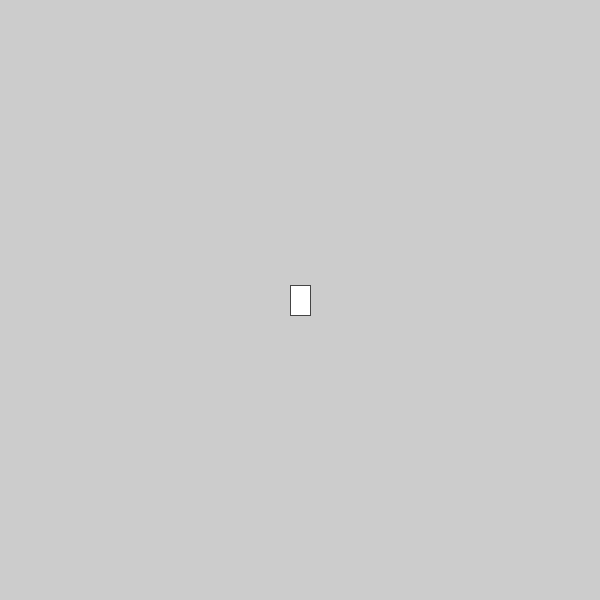
Frame 1 (no input)
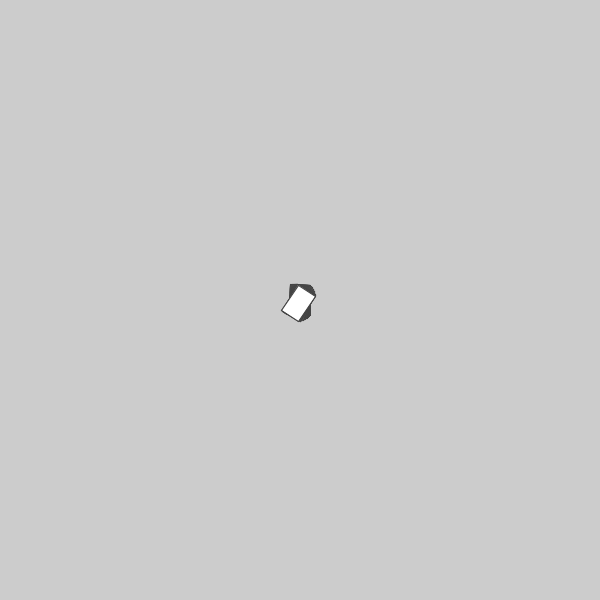
Frame 60 (the mouse pressed at the canvas centre just before this capture)
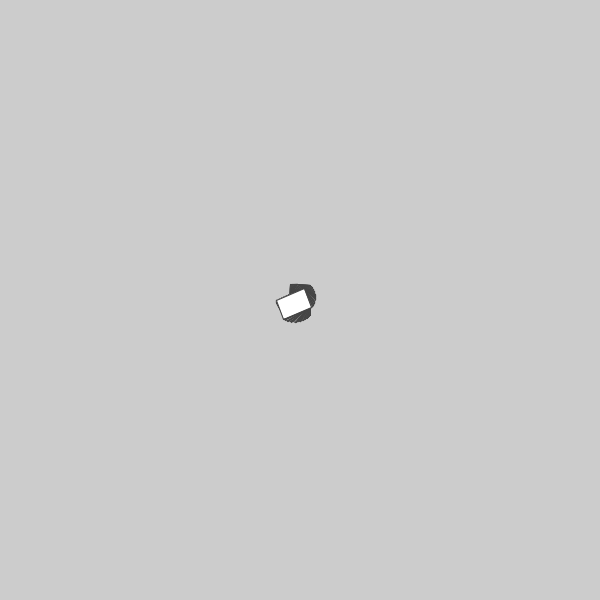
Frame 120 (the mouse held since frame 60 and released just before this capture)

The Processing sketch that drew these frames (run headless with seeded random() and noise(); from frame 60 on, the mouse is pressed at the canvas centre):

// Processing sketch: processing_126653
// ── processing_126653.pde

float i = 0;
float a = 1; // A variable para separacion del eje x, entre mas aumenta mas se separa
float h = 6; // H variable para separacion del eje Y, entre mas aumenta mas se separa

void setup() {
size(600,600);
frameRate(300);
smooth();
}


void draw() {
  

translate(width/2,height/2);
rotate(i); 

//fill(random(255),random(255),random(255));
//noFill();
//stroke(random(255),random(255),random(255));
stroke(68);
rectMode(CENTER);
rect(0 + i*a,0 + i*h, 20, 30);
i += 0.01;


}
